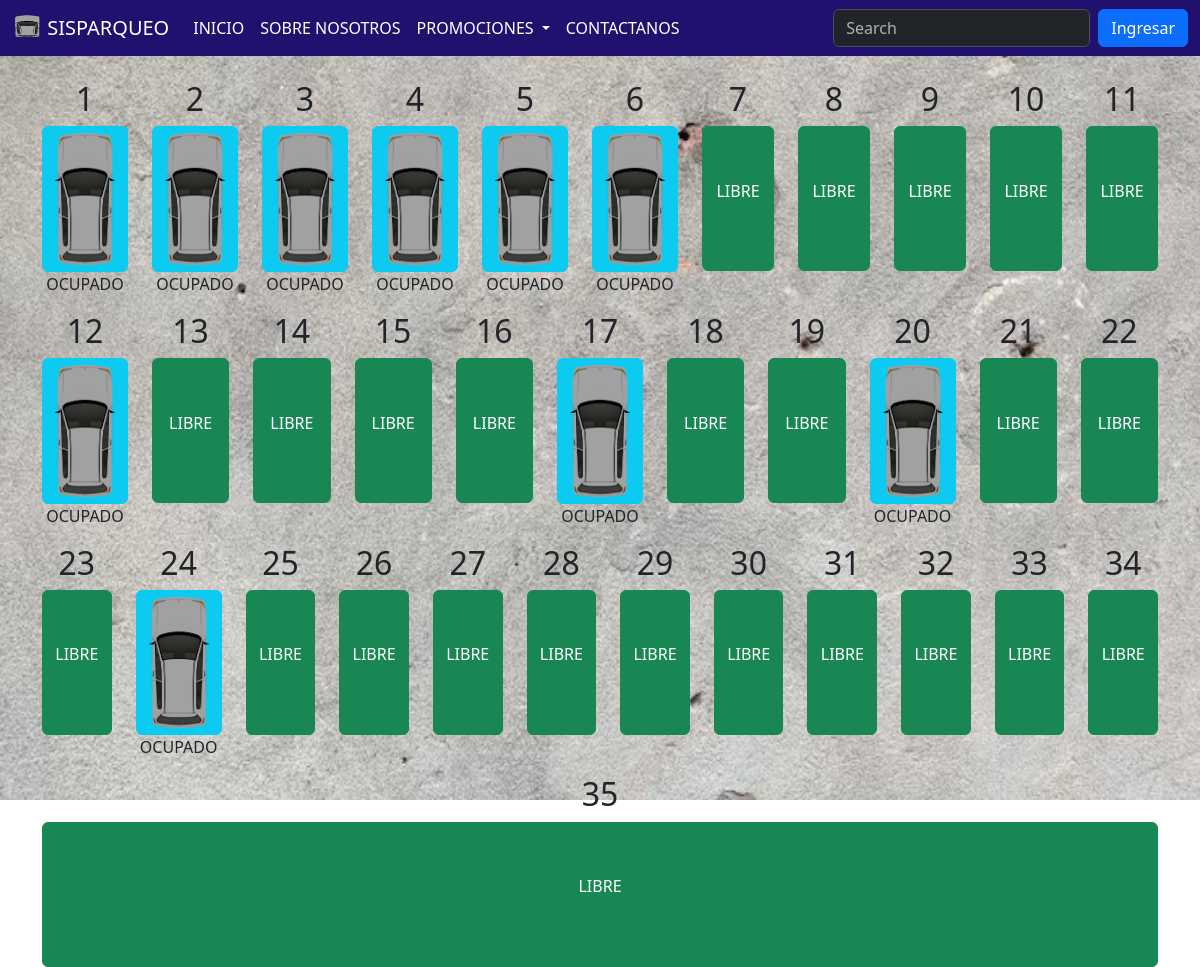
The page / on the database its author committed.
### tables this page shows
CREATE TABLE `tb_mapeos` (
  `id_map` int(11) NOT NULL,
  `nro_espacio` varchar(255) DEFAULT NULL,
  `estado_espacio` varchar(255) DEFAULT NULL,
  `observacion` varchar(255) DEFAULT NULL,
  `fyh_creacion` datetime DEFAULT NULL,
  `fyh_actualizacion` datetime DEFAULT NULL,
  `fyh_eliminacion` datetime DEFAULT NULL,
  `estado` varchar(10) DEFAULT NULL
);

### app/config.php (called while the page is built, shortened)
<?php
$URL = "http://localhost/www.sisparqueo.com";
?>

### index.php (the view, shortened to what this page needs)
<?php
include 'app/config.php';
?>
<!doctype html>
<html lang="en">
<head>
    <link href="./public/css/bootstrap.min.css" rel="stylesheet">
</head>
<body style="background-image: url('public/imagenes/piso.jpg');
              background-repeat: no-repeat;
              z-index: -3;
              background-size: 100vw 100vh;
  ">
    <nav class="navbar navbar-expand-lg" style="background-color: #1f116d;" data-bs-theme="dark">
        <div class="container-fluid">
            <a class="navbar-brand" href="#">
                <img src="public/imagenes/logo.png" alt="Logo" width="30" height="24" class="d-inline-block align-text-top">
                SISPARQUEO
            </a>
            <div class="collapse navbar-collapse" id="navbarSupportedContent">
                <ul class="navbar-nav me-auto mb-2 mb-lg-0">
                    <li class="nav-item">
                        <a class="nav-link active" aria-current="page" href="#">INICIO</a>
                    </li>
                    <li class="nav-item">
                        <a class="nav-link active" href="#">SOBRE NOSOTROS</a>
                    </li>
                    <li class="nav-item dropdown">
                        <a class="nav-link dropdown-toggle active" href="#" role="button" data-bs-toggle="dropdown" aria-expanded="false">
                            PROMOCIONES
                        </a>
                    </li>
                    <li class="nav-item">
                        <a class="nav-link active" href="#">CONTACTANOS</a>
                    </li>
                </ul>
                <form class="d-flex" role="search">
                    <input class="form-control me-2" type="search" placeholder="Search" aria-label="Search" />
                </form>
                <button type="button" class="btn btn-primary" data-bs-toggle="modal" data-bs-target="#exampleModal">
                    Ingresar
                </button>
            </div>
        </div>
    </nav>
    <div class="container">
        <br>
        <div class="row">
            <?php
            $query_mapeo = $pdo->prepare("SELECT * FROM tb_mapeos WHERE estado = 1");
            $query_mapeo->execute();
            $mapeos = $query_mapeo->fetchAll(PDO::FETCH_ASSOC);
            foreach ($mapeos as $mapeo) {
                if ($mapeo['estado_espacio'] == "LIBRE") {
            ?>
                    <div class="col">
                        <center>
                            <h2><?php echo $mapeo['id_map'];  ?></h2>
                            <button class="btn btn-success" style="width: 100%; height: 145px;">
                                <p><?php echo $mapeo['estado_espacio']; ?></p>
                            </button>
                        </center>
                    </div>
                <?php
                }
                if ($mapeo['estado_espacio'] == "OCUPADO") {
                ?>
                    <div class="col">
                        <center>
                            <h2><?php echo $mapeo['id_map'];  ?></h2>
                            <button class="btn btn-info"><img src="<?php echo $URL ?>/public/imagenes/carro.png" width="60px" alt=""></button>
                            <p><?php echo $mapeo['estado_espacio']; ?></p>
                        </center>
                    </div>
            <?php
                }
            }
            ?>
        </div>
    </div>
</body>
</html>

### rows shown on the page
tb_mapeos: id_map "1", estado_espacio "OCUPADO"
tb_mapeos: id_map "2", estado_espacio "OCUPADO"
tb_mapeos: id_map "3", estado_espacio "OCUPADO"
tb_mapeos: id_map "4", estado_espacio "OCUPADO"
tb_mapeos: id_map "5", estado_espacio "OCUPADO"
tb_mapeos: id_map "6", estado_espacio "OCUPADO"
tb_mapeos: id_map "7", estado_espacio "LIBRE"
tb_mapeos: id_map "8", estado_espacio "LIBRE"
tb_mapeos: id_map "9", estado_espacio "LIBRE"
tb_mapeos: id_map "10", estado_espacio "LIBRE"
tb_mapeos: id_map "11", estado_espacio "LIBRE"
tb_mapeos: id_map "12", estado_espacio "OCUPADO"
tb_mapeos: id_map "13", estado_espacio "LIBRE"
tb_mapeos: id_map "14", estado_espacio "LIBRE"
tb_mapeos: id_map "15", estado_espacio "LIBRE"
tb_mapeos: id_map "16", estado_espacio "LIBRE"
tb_mapeos: id_map "17", estado_espacio "OCUPADO"
tb_mapeos: id_map "18", estado_espacio "LIBRE"
tb_mapeos: id_map "19", estado_espacio "LIBRE"
tb_mapeos: id_map "20", estado_espacio "OCUPADO"
tb_mapeos: id_map "21", estado_espacio "LIBRE"
tb_mapeos: id_map "22", estado_espacio "LIBRE"
tb_mapeos: id_map "23", estado_espacio "LIBRE"
tb_mapeos: id_map "24", estado_espacio "OCUPADO"
tb_mapeos: id_map "25", estado_espacio "LIBRE"
tb_mapeos: id_map "26", estado_espacio "LIBRE"
tb_mapeos: id_map "27", estado_espacio "LIBRE"
tb_mapeos: id_map "28", estado_espacio "LIBRE"
tb_mapeos: id_map "29", estado_espacio "LIBRE"
tb_mapeos: id_map "30", estado_espacio "LIBRE"
tb_mapeos: id_map "31", estado_espacio "LIBRE"
tb_mapeos: id_map "32", estado_espacio "LIBRE"
tb_mapeos: id_map "33", estado_espacio "LIBRE"
tb_mapeos: id_map "34", estado_espacio "LIBRE"
tb_mapeos: id_map "35", estado_espacio "LIBRE"
